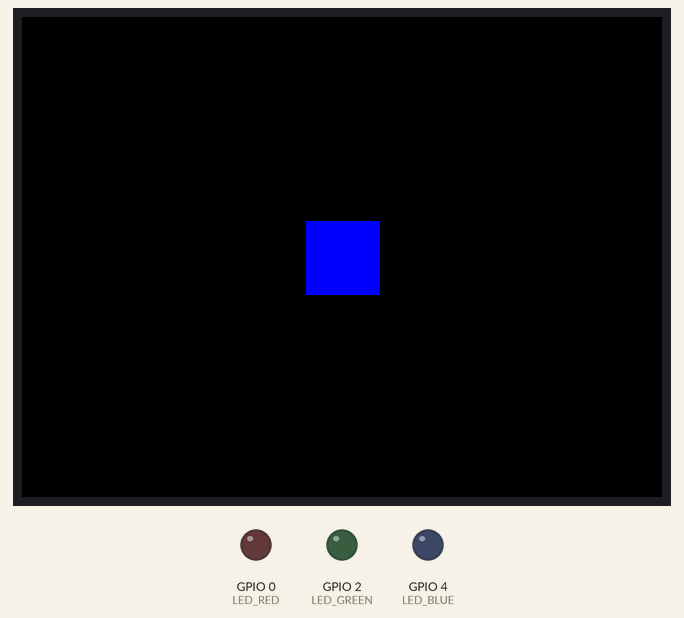
The program below on a simulated ESP32. Parts: 320×240 colour display, output pins drawn as LEDs (lit = HIGH).

Above: at 1.38 s.

The program:

main.cpp
```cpp
// (licence header left out)
#define LCD_SPI_HW
#define WITH_LED

#include <Arduino.h>
#include <SPI.h>
#include <Ucglib.h>

// ESP-WROVER-KIT LCD (ILI9341)
#define LCD_RST   18   // RST  --> RESET
#define LCD_SCLK  19   // SCLK --> SCL
#define LCD_DC    21   // DC   --> D/C
#define LCD_CS    22   // CS   --> CS
#define LCD_MOSI  23   // MOSI --> SDA
#define LCD_MISO  25   // MISO <-- SDO
#define LCD_BL    5    // BL   --> LEDK

#if defined(WITH_LED)
#define LED_RED 0     // Onboard Red LED
#define LED_GREEN 2   // Onboard Green LED
#define LED_BLUE 4    // Onboard Blue LED
#endif

#if defined(LCD_SPI_HW)
static Ucglib_ILI9341_18x240x320_HWSPI ucg(LCD_DC, LCD_CS, LCD_RST);
#else
static Ucglib_ILI9341_18x240x320_SWSPI ucg(LCD_SCLK, LCD_MOSI, LCD_DC, LCD_CS, LCD_RST);
#endif

struct pt3d {
  ucg_int_t x, y, z;
};

struct surface {
  uint8_t p[4];
  int16_t z;
};

struct pt2d {
  ucg_int_t x, y;
  unsigned is_visible;
};

#define MX (ucg.getWidth()/2)
#define MY (ucg.getHeight()/2)
#define U 64
#define ZS U
// cube edge
struct pt3d cube[8] = {
  { -U, -U, U},
  { U, -U, U},
  { U, -U, -U},
  { -U, -U, -U},
  { -U, U, U},
  { U, U, U},
  { U, U, -U},
  { -U, U, -U},
};
// surfaces
struct surface cube_surface[6] = {
  { {0, 1, 2, 3}, 0 },	// bottom
  { {4, 5, 6, 7}, 0 },	// top
  { {0, 1, 5, 4}, 0 },	// back

  { {3, 7, 6, 2}, 0 },	// front
  { {1, 2, 6, 5}, 0 },	// right
  { {0, 3, 7, 4}, 0 },	// left
};

struct pt3d cube_copy[8];
struct pt2d cube_pt[8];
ucg_int_t x_min, x_max;
ucg_int_t y_min, y_max;

int16_t sin_tbl[65] = {
  0,1606,3196,4756,6270,7723,9102,10394,11585,12665,13623,14449,15137,15679,16069,16305,16384,16305,16069,15679,
  15137,14449,13623,12665,11585,10394,9102,7723,6270,4756,3196,1606,0,-1605,-3195,-4755,-6269,-7722,-9101,-10393,
  -11584,-12664,-13622,-14448,-15136,-15678,-16068,-16304,-16383,-16304,-16068,-15678,-15136,-14448,-13622,-12664,-11584,-10393,-9101,-7722,
  -6269,-4755,-3195,-1605,0
};

int16_t cos_tbl[65] = {
  16384,16305,16069,15679,15137,14449,13623,12665,11585,10394,9102,7723,6270,4756,3196,1606,0,-1605,-3195,-4755,
  -6269,-7722,-9101,-10393,-11584,-12664,-13622,-14448,-15136,-15678,-16068,-16304,-16383,-16304,-16068,-15678,-15136,-14448,-13622,-12664,
  -11584,-10393,-9101,-7722,-6269,-4755,-3195,-1605,0,1606,3196,4756,6270,7723,9102,10394,11585,12665,13623,14449,
  15137,15679,16069,16305,16384
};


void copy_cube(void)
{
  uint8_t i;
  for(i = 0; i < 8; i++)
    cube_copy[i] = cube[i];
}

void rotate_cube_y(uint16_t w)
{
  uint8_t i;
  int16_t x, z;
  /*
    x' = x * cos(w) + z * sin(w)
    z' = - x * sin(w) + z * cos(w)
  */
  for(i = 0; i < 8; i++) {
    x = ((int32_t)cube_copy[i].x * (int32_t)cos_tbl[w] + (int32_t)cube_copy[i].z * (int32_t)sin_tbl[w])>>14;
    z = (- (int32_t)cube_copy[i].x * (int32_t)sin_tbl[w] + (int32_t)cube_copy[i].z * (int32_t)cos_tbl[w])>>14;
    cube_copy[i].x = x;
    cube_copy[i].z = z;
  }
}

void rotate_cube_x(uint16_t w)
{
  uint8_t i;
  int16_t y, z;
  for(i = 0; i < 8; i++) {
    y = ((int32_t)cube_copy[i].y * (int32_t)cos_tbl[w] + (int32_t)cube_copy[i].z * (int32_t)sin_tbl[w])>>14;
    z = (- (int32_t)cube_copy[i].y * (int32_t)sin_tbl[w] + (int32_t)cube_copy[i].z * (int32_t)cos_tbl[w])>>14;
    cube_copy[i].y = y;
    cube_copy[i].z = z;
  }
}

void trans_cube(uint16_t z)
{
  uint8_t i;
  for(i = 0; i < 8; i++)
    cube_copy[i].z += z;
}

void reset_min_max(void)
{
  x_min = 0x07fff;
  y_min = 0x07fff;
  x_max = -0x07fff;
  y_max = -0x07fff;
}

void convert_3d_to_2d(struct pt3d *p3, struct pt2d *p2)
{
  int32_t t;
  p2->is_visible = 1;
  if (p3->z >= ZS) {
    t = ZS;
    t *= p3->x;
    t <<=1;
    t /= p3->z;
    if (t >= -MX && t <= MX-1) {
      t += MX;
      p2->x = t;

      if (x_min > t)
	    x_min = t;
      if (x_max < t)
	    x_max = t;

      t = ZS;
      t *= p3->y;
      t <<=1;
      t /= p3->z;
      if (t >= -MY && t <= MY-1) {
        t += MY;
        p2->y = t;

        if (y_min > t)
          y_min = t;
        if (y_max < t)
          y_max = t;
      } else {
	    p2->is_visible = 0;
      }
    } else {
      p2->is_visible = 0;
    }
  } else {
    p2->is_visible = 0;
  }
}

void convert_cube(void)
{
  uint8_t i;
  reset_min_max();
  for(i = 0; i < 8; i++)
    convert_3d_to_2d(cube_copy+i, cube_pt+i);
}

void calculate_z(void)
{
  uint8_t i, j;
  uint16_t z;
  for(i = 0; i < 6; i++) {
    z = 0;
    for(j = 0; j < 4; j++)
      z+=cube_copy[cube_surface[i].p[j]].z;
    z/=4;
    cube_surface[i].z = z;
  }
}

void draw_cube(void)
{
  uint8_t i, ii;
  uint8_t skip_cnt = 3;
  int16_t z, z_upper;

  z_upper = 32767;
  while(true)
  {
    ii = 6;
    z = -32767;
    for(i = 0; i < 6; i++) {
      if (cube_surface[i].z <= z_upper) {
        if (z < cube_surface[i].z) {
          z = cube_surface[i].z;
          ii = i;
        }
      }
    }

    if (ii >= 6)
      break;
    z_upper = cube_surface[ii].z;
    cube_surface[ii].z++;

    if (skip_cnt > 0) {
      skip_cnt--;
    } else {
      ucg.setColor(0, ((ii+1)&1)*255,(((ii+1)>>1)&1)*255,(((ii+1)>>2)&1)*255);
      ucg.drawTetragon(
	  cube_pt[cube_surface[ii].p[0]].x, cube_pt[cube_surface[ii].p[0]].y,
	  cube_pt[cube_surface[ii].p[1]].x, cube_pt[cube_surface[ii].p[1]].y,
	  cube_pt[cube_surface[ii].p[2]].x, cube_pt[cube_surface[ii].p[2]].y,
	  cube_pt[cube_surface[ii].p[3]].x, cube_pt[cube_surface[ii].p[3]].y);
    }
  }
}

void calc_and_draw(uint16_t w, uint16_t v)
{
  copy_cube();
  rotate_cube_y(w);
  rotate_cube_x(v);
  trans_cube(U*8);
  convert_cube();
  calculate_z();
  draw_cube();
}

void setup(void) {
  delay(1000);

#if defined(WITH_LED)
  pinMode(LED_RED, OUTPUT);
  pinMode(LED_GREEN, OUTPUT);
  pinMode(LED_BLUE, OUTPUT);
  digitalWrite(LED_RED, LOW);
  digitalWrite(LED_GREEN, LOW);
  digitalWrite(LED_BLUE, LOW);
#endif

  // Backlight
  pinMode(LCD_BL, OUTPUT);
  digitalWrite(LCD_BL, LOW);

#if defined(LCD_SPI_HW)
  SPI.begin(LCD_SCLK, LCD_MISO, LCD_MOSI, LCD_CS);
#endif

  // Initialize Ucglib
  ucg.begin(UCG_FONT_MODE_TRANSPARENT);
  ucg.clearScreen();
  ucg.setRotate90();
  ucg.setFont(ucg_font_8x13_tf);
}

uint16_t w = 0;
uint16_t v = 0;

void loop(void)
{
  calc_and_draw(w, v>>3);

  v+=3;
  v &= 511;

  w++;
  w &= 63;
  delay(30);

  ucg.setColor(0,0,0);
  ucg.drawBox(x_min, y_min, x_max-x_min+1, y_max-y_min+1);
}
```
